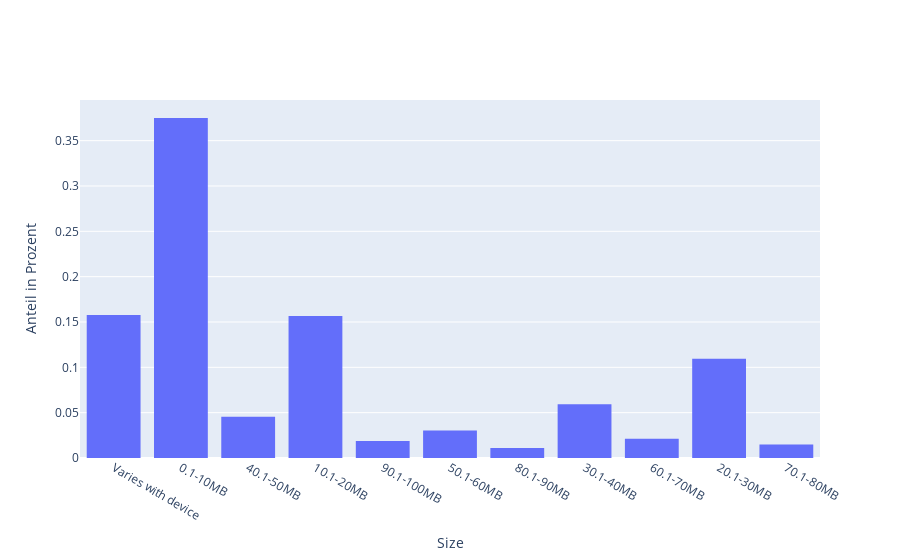

Notebook cell for this chart:
### Code cell
data = [
    go.Histogram( x = X_train['Size'], histnorm='probability')
    ]

fig = go.Figure(data)
fig.update_xaxes(title_text='Size')
fig.update_yaxes(title_text='Anteil in Prozent')
fig.show()

### Figure 1 — Plotly figure (JSON) as saved in the notebook; plotly's stock layout.template omitted (floating-point values rounded to 4 significant figures; data arrays with more than 128 entries replaced by an {"elided": "..."} marker saying what was removed)
{"data": [{"histnorm": "probability", "type": "histogram", "x": {"elided": "8672 str values"}}], "layout": {"xaxis": {"title": {"text": "Size"}}, "yaxis": {"title": {"text": "Anteil in Prozent"}}}}
